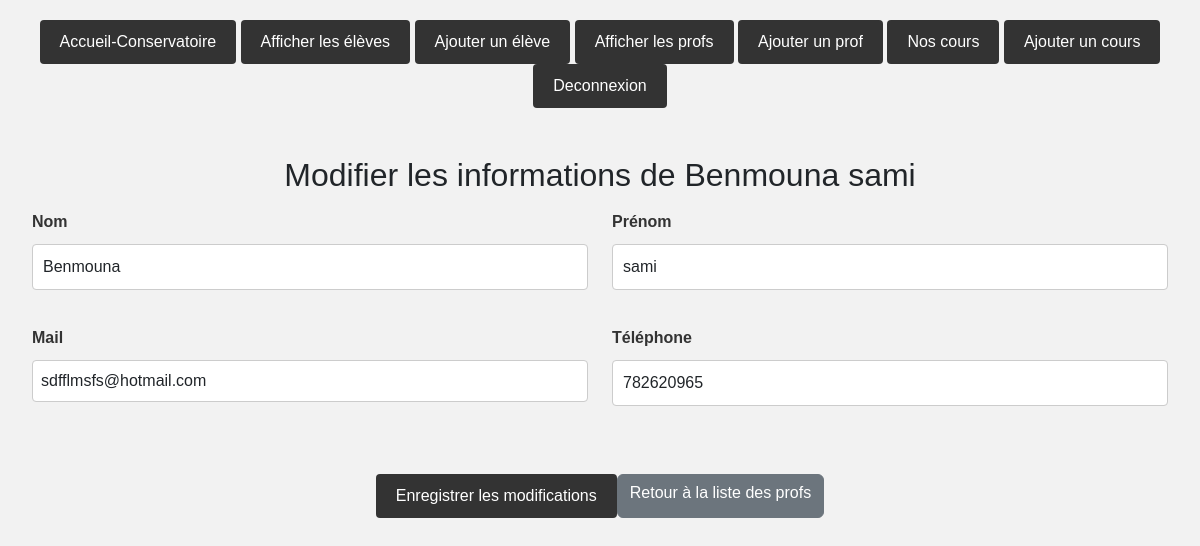
/index.php?uc=personne&action=editer_formprof&id=63 (signed in), run on the app's committed database.
### tables this page shows
CREATE TABLE `personne` (
  `ID` int(11) NOT NULL,
  `NOM` char(32) DEFAULT NULL,
  `PRENOM` char(32) DEFAULT NULL,
  `TEL` int(11) DEFAULT NULL,
  `MAIL` char(32) DEFAULT NULL,
  `ADRESSE` char(32) DEFAULT NULL
);

### Modeles/monPdo.php (called while the page is built, shortened)
<?php
class MonPdo
{
    private static $serveur='mysql:host=localhost';
    private static $bdd='dbname=vktukgaq_conservatoire';
    private static $user='vktukgaq_Admin';
    private static $mdp='%MF**%%=m_65elNmlO' ;
    private static $unPdo = null;
    private function __construct()
    {
        MonPdo::$unPdo = new PDO(MonPdo::$serveur.';'.MonPdo::$bdd, MonPdo::$user, MonPdo::$mdp);
        MonPdo::$unPdo->query("SET CHARACTER SET utf8");
        MonPdo::$unPdo->setAttribute(PDO::ATTR_ERRMODE, PDO::ERRMODE_EXCEPTION);
    }
    public static function getInstance()
    {
        if (self::$unPdo == null) {
            self::$monPdo = new MonPdo();
        }
        return self::$unPdo;
    }
}
?>

### Modeles/personne.class.php (called while the page is built, shortened)
<?php
class personne
{
        private $ID;
        private $NOM;
        private $PRENOM;
        private $TEL;
        private $MAIL;
        public function getID()
        {
                return $this->ID;
        }
        public function getNOM()
        {
                return $this->NOM;
        }
        public function getPRENOM()
        {
                return $this->PRENOM;
        }
        public function getTEL()
        {
                return $this->TEL;
        }
        public function getMAIL()
        {
                return $this->MAIL;
        }
        public static function getById($id)
        {
                $req = MonPdo::getInstance()->prepare("SELECT * FROM personne WHERE ID = :id");
                $req->bindValue(':id', $id, PDO::PARAM_INT);
                $req->setFetchMode(PDO::FETCH_CLASS | PDO::FETCH_PROPS_LATE, 'personne');
                $req->execute();
                return $req->fetch();
        }
}
?>

### Vues/editerprof.php (the view, shortened to what this page needs)
<?php
require_once 'Modeles/monPdo.php';
?>
<!DOCTYPE html>
<html lang="en">
<?php
require_once 'Modeles/personne.class.php';
?>
<head>
    <link rel='stylesheet' href='https://cdn.jsdelivr.net/npm/bootstrap@5.2.0/dist/css/bootstrap.min.css'>
    <link href="style.css" rel="stylesheet">
</head>
<body>
<?php include("header.php") ?>
    <div class="position-relative mt-5 mb-3">
        <h2 class="d-flex justify-content-center mt-5">Modifier les informations de <?php echo $personne->getNOM() . " " . $personne->getPRENOM(); ?></h2>
    </div>
    <div class="container-fluid position-relative mt-3">
        <form action="index.php?uc=personne&action=editerprof&id=<?php echo $personne->getID(); ?>" method="POST">
            <div class="row">
                <div class="col">
                    <label for="nom" class="form-label">Nom</label>
                    <input type="text" class="form-control" id="nom" name="nom" value="<?php echo $personne->getNOM(); ?>">
                </div>
                <div class="col">
                    <label for="prenom" class="form-label">Prénom</label>
                    <input type="text" class="form-control" id="prenom" name="prenom" value="<?php echo $personne->getPRENOM(); ?>">
                </div>
            </div>
            <div class="row mt-3">
                <div class="col">
                    <label for="mail" class
                    ="form-label">Mail</label>
                <input type="email" class="form-control" id="mail" name="mail" value="<?php echo $personne->getMAIL(); ?>">
            </div>
            <div class="col">
                <label for="tel" class="form-label">Téléphone</label>
                <input type="text" class="form-control" id="tel" name="tel" value="<?php echo $personne->getTEL(); ?>">
            </div>
        </div>
        <div class="d-flex justify-content-center mt-5">
            <button type="submit" class="btn btn-primary">Enregistrer les modifications</button>
            <a href="index.php?uc=personne&action=listeprof" class="btn btn-secondary">Retour à la liste des profs</a>
        </div>
    </form>
</div>
</body>
</html>

### Vues/CSS/style.css (style rules this page uses)
a { text-decoration: none; display: inline-block; padding: 10px 20px; text-decoration: none; color: #ffffff; background-color: #333333; border: none; border-radius: 4px; transition: background-color 0.3s ease; }
.form-label { display: block; font-weight: bold; margin-bottom: 10px; }
.form-control { width: 100%; padding: 8px; border: 1px solid #cccccc; border-radius: 4px; margin-bottom: 10px; }
.btn-primary { padding: 10px 20px; background-color: #333333; color: #ffffff; border: none; border-radius: 4px; cursor: pointer; }
body { font-family: Arial, sans-serif; background-color: #f2f2f2; padding: 20px; }
label { display: block; margin-bottom: 10px; color: #333; }
input[type="text"], input[type="password"] { width: 100%; padding: 10px; border: 1px solid #ccc; border-radius: 4px; box-sizing: border-box; margin-bottom: 20px; }

### data on the page
personne: NOM "Benmouna", PRENOM "sami", nom "Benmouna", prenom "sami", mail "sdfflmsfs@hotmail.com", tel "782620965"
